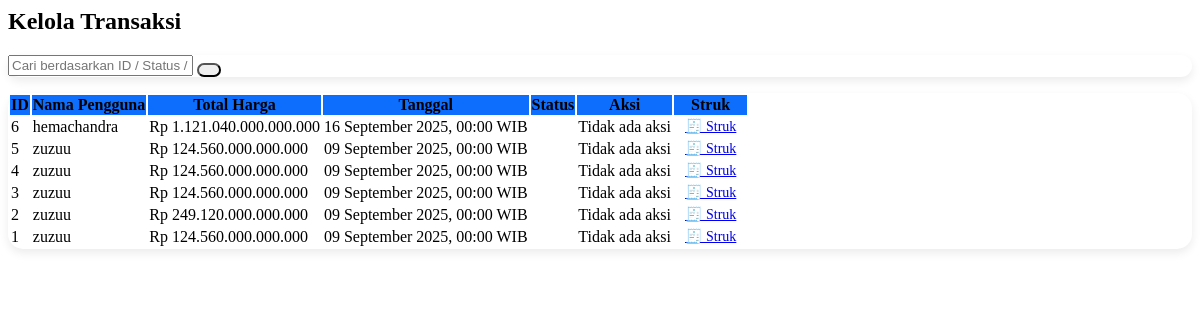
/admin/transaksi.php, run on an earlier commit of the app's database.
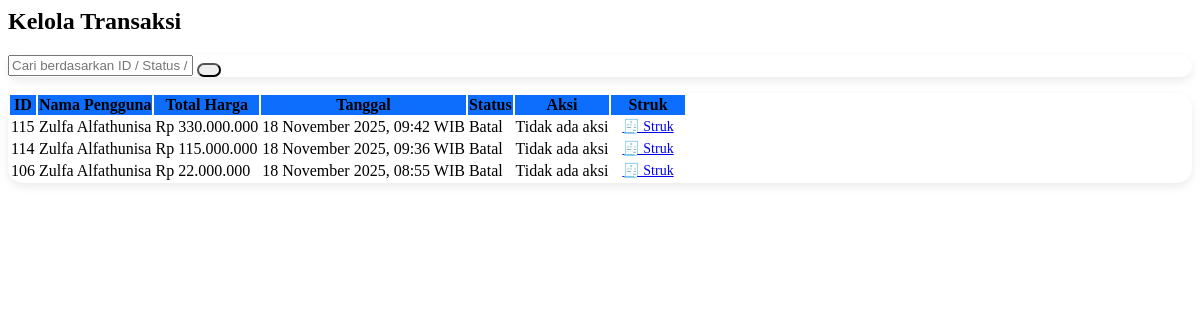
And on a later commit of the database.
### tables this page shows
CREATE TABLE `transaksi` (
  `id_transaksi` int NOT NULL,
  `pengguna_id` int NOT NULL,
  `admin_id` int DEFAULT NULL,
  `tanggal_transaksi` datetime NOT NULL,
  `total_harga` double NOT NULL,
  `status` enum('proses','batal','kirim','selesai') NOT NULL,
  `catatan_batal` text
);

CREATE TABLE `pengguna` (
  `id_pengguna` int NOT NULL,
  `nama_pengguna` varchar(25) DEFAULT NULL,
  `email` varchar(25) NOT NULL,
  `password` text NOT NULL,
  `no_hp` varchar(13) DEFAULT NULL,
  `alamat` text,
  `foto` varchar(255) DEFAULT NULL
);

### admin/transaksi.php (the view, shortened to what the changed rows need)
<?php
include "../db/koneksi.php";
?>
<div class="container-fluid">
  <h2 class="fw-bold text-primary mb-4">
    <i class="bi bi-cart-check"></i> Kelola Transaksi
  </h2>
  <div class="card card-custom p-3 bg-white border-0">
    <div class="table-responsive">
      <table class="table table-striped table-hover align-middle text-center mb-0">
        <thead class="text-white" style="background-color:#0d6efd;">
          <tr>
            <th>ID</th>
            <th>Nama Pengguna</th>
            <th>Total Harga</th>
            <th>Tanggal</th>
            <th>Status</th>
            <th>Aksi</th>
            <th>Struk</th>
          </tr>
        </thead>
        <tbody>
          <?php
          $search = isset($_GET['search']) ? $_GET['search'] : '';
          $query = "SELECT t.*, p.nama_pengguna
                    FROM transaksi t
                    JOIN pengguna p ON t.pengguna_id = p.id_pengguna
                    WHERE t.id_transaksi LIKE '%$search%'
                       OR t.status LIKE '%$search%'
                       OR p.nama_pengguna LIKE '%$search%'
                    ORDER BY t.id_transaksi DESC";
          $result = mysqli_query($koneksi, $query);
          if (mysqli_num_rows($result) > 0):
            while ($row = mysqli_fetch_assoc($result)):
              $status = strtolower($row['status']);
              $badgeClass = [
                'pesanan dibuat' => 'secondary',
                'proses' => 'primary',
                'kirim' => 'info text-dark',
                'selesai' => 'success',
                'batal' => 'danger'
              ];
              $class = $badgeClass[$status] ?? 'secondary';
          ?>
          <tr>
            <td><?= $row['id_transaksi']; ?></td>
            <td><?= htmlspecialchars($row['nama_pengguna']); ?></td>
            <td>Rp <?= number_format($row['total_harga'], 0, ',', '.'); ?></td>
            <td><?= date('d F Y, H:i', strtotime($row['tanggal_transaksi'])); ?> WIB</td>
            <td><span class="badge bg-<?= $class ?> text-capitalize"><?= ucfirst($status) ?></span></td>
            <td>
              <?php if ($status == 'pesanan dibuat' || $status == 'proses' || $status == 'kirim'): ?>
                <?php if ($status == 'pesanan dibuat'): ?>
                  <a href="?page=transaksi&ubah_status=proses&id=<?= $row['id_transaksi']; ?>" class="btn btn-sm btn-primary me-1">Proses</a>
                <?php elseif ($status == 'proses'): ?>
                  <a href="?page=transaksi&ubah_status=kirim&id=<?= $row['id_transaksi']; ?>" class="btn btn-sm btn-info text-white me-1">Kirim</a>
                <?php elseif ($status == 'kirim'): ?>
                  <a href="?page=transaksi&ubah_status=selesai&id=<?= $row['id_transaksi']; ?>" class="btn btn-sm btn-success me-1">Selesai</a>
                <?php endif; ?>
                <a href="#" class="btn btn-sm btn-danger" data-bs-toggle="modal" data-bs-target="#modalBatal<?= $row['id_transaksi']; ?>">Batal</a>
                <div class="modal fade" id="modalBatal<?= $row['id_transaksi']; ?>" tabindex="-1" aria-labelledby="modalBatalLabel<?= $row['id_transaksi']; ?>" aria-hidden="true">
                  <div class="modal-dialog">
                    <form method="POST" action="transaksi_batal.php">
                      <input type="hidden" name="id_transaksi" value="<?= $row['id_transaksi']; ?>">
                      <div class="modal-content">
                        <div class="modal-header">
                          <h5 class="modal-title" id="modalBatalLabel<?= $row['id_transaksi']; ?>">Batalkan Transaksi ID <?= $row['id_transaksi']; ?></h5>
                          <button type="button" class="btn-close" data-bs-dismiss="modal"></button>
                        </div>
                        <div class="modal-body">
                          <div class="mb-3">
                            <label class="form-label">Alasan Pembatalan</label>
                            <textarea class="form-control" name="catatan_batal" rows="3" required></textarea>
                          </div>
                        </div>
                        <div class="modal-footer">
                          <button type="button" class="btn btn-secondary" data-bs-dismiss="modal">Batal</button>
                          <button type="submit" name="submit_batal" class="btn btn-danger">Konfirmasi Batal</button>
                        </div>
                      </div>
                    </form>
                  </div>
                </div>
              <?php else: ?>
                <span class="text-muted">Tidak ada aksi</span>
              <?php endif; ?>
            </td>
            <td>
              <a href="struk.php?id=<?= $row['id_transaksi']; ?>" target="_blank" class="btn btn-sm btn-secondary">🧾 Struk</a>
            </td>
          </tr>
          <?php
            endwhile;
          else:
            echo "<tr><td colspan='7' class='text-muted'>Belum ada data transaksi</td></tr>";
          endif;
          ?>
        </tbody>
      </table>
    </div>
  </div>
</div>

What changed in the data, as far as the page shows it:
removed transaksi: id_transaksi "6", pengguna.nama_pengguna "hemachandra", total_harga "1.121.040.000.000.000", tanggal_transaksi "16 September 2025, 00:00", shows "Tidak ada aksi"
removed transaksi: id_transaksi "5", pengguna.nama_pengguna "zuzuu", total_harga "124.560.000.000.000", tanggal_transaksi "09 September 2025, 00:00", shows "Tidak ada aksi"
removed transaksi: id_transaksi "4", pengguna.nama_pengguna "zuzuu", total_harga "124.560.000.000.000", tanggal_transaksi "09 September 2025, 00:00", shows "Tidak ada aksi"
removed transaksi: id_transaksi "3", pengguna.nama_pengguna "zuzuu", total_harga "124.560.000.000.000", tanggal_transaksi "09 September 2025, 00:00", shows "Tidak ada aksi"
removed transaksi: id_transaksi "2", pengguna.nama_pengguna "zuzuu", total_harga "249.120.000.000.000", tanggal_transaksi "09 September 2025, 00:00", shows "Tidak ada aksi"
removed transaksi: id_transaksi "1", pengguna.nama_pengguna "zuzuu", total_harga "124.560.000.000.000", tanggal_transaksi "09 September 2025, 00:00", shows "Tidak ada aksi"
added transaksi: id_transaksi "115", pengguna.nama_pengguna "Zulfa Alfathunisa", total_harga "330.000.000", tanggal_transaksi "18 November 2025, 09:42", status "Batal", shows "Tidak ada aksi"
added transaksi: id_transaksi "114", pengguna.nama_pengguna "Zulfa Alfathunisa", total_harga "115.000.000", tanggal_transaksi "18 November 2025, 09:36", status "Batal", shows "Tidak ada aksi"
added transaksi: id_transaksi "106", pengguna.nama_pengguna "Zulfa Alfathunisa", total_harga "22.000.000", tanggal_transaksi "18 November 2025, 08:55", status "Batal", shows "Tidak ada aksi"
